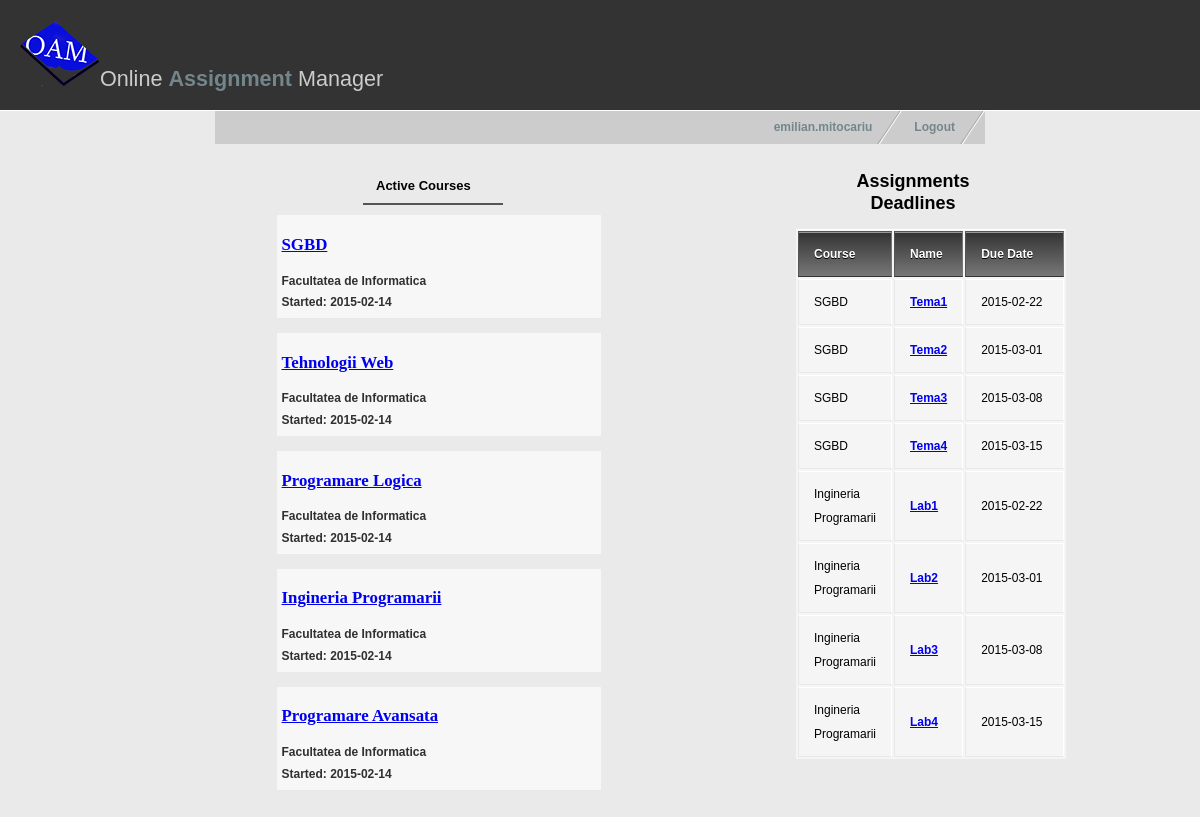
/studentindex.php (signed in), run on the app's committed database.
### tables this page shows
CREATE TABLE Assignment(
  IdAssignment INT(10) PRIMARY KEY,
  IdMaterie INT(10) NOT NULL,
  Titlu VARCHAR(30) NOT NULL,
  Descriere VARCHAR(255),
  AssignDate DATE NOT NULL,
  DueDate DATE NOT NULL,
  Punctaj DECIMAL(3) NOT NULL,
  Path VARCHAR(255),
  FOREIGN KEY(IdMaterie) REFERENCES Materie(IdMaterie)
  );

CREATE TABLE Materie(
  IdMaterie INT(10) PRIMARY KEY,
  Nume VARCHAR(50) NOT NULL,
  Semestru INT(1),
  Descriere VARCHAR(255)
  );

### studentindex.php (the view, shortened to what this page needs)
<!DOCTYPE html>
<?php
  $username = $_SESSION['username'];
?>
<html xmlns="http://www.w3.org/1999/xhtml" xml:lang="en" lang="en">
<head>
<link href="style.css" rel="stylesheet" type="text/css" />
</head>
<body>
<div id="header">
  <h1><img src="images/oamlogo3.png" alt="" />Online <span style="font-weight:bold; color:#73868C;">Assignment</span> Manager</h1>
</div>
<div id="container">
    <ul id="nav">
      <li><a href="index.html">Logout</a></li>
      <li><a href="#"><?php echo $username ?></a></li>
    </ul>
  <div id="contentleft">
    <ul id="nav2" style="margin-left: 100px">
      <li><a href="studentindex.php" style="color: #000;">Active Courses</a></li>
    </ul>
    <?php
    $result = mysql_query("SELECT materie.Nume AS n, student_materie.StartDate AS d FROM materie JOIN student_materie ON materie.IdMaterie=student_materie.IdMaterie
 JOIN student ON student_materie.IdStudent=student.IdStudent
 JOIN account ON student.IdAccount=account.IdAccount
 WHERE account.Username = '$username' AND student_materie.Status='In Curs'");
    while($line = mysql_fetch_array($result, MYSQL_ASSOC)) {
      echo '<div class="coursebox">
      <h3><a href="studentcourse.php?name=',$line["n"],'">',$line["n"],'</a><h3>
      <h4>Facultatea de Informatica</h4>
      <h4>Started: ' ,$line["d"],'<h4>
    </div>';
    }
    ?>
  </div>
  <div id="contentright">
    <h2>Assignments Deadlines</h2>
    <table>
      <thead>
        <tr>
          <th>Course</th>
          <th>Name</th>
          <th>Due Date</th>
        </tr>
      </thead>
      <tbody>
        <?php
    $result = mysql_query("SELECT assignment.Titlu AS titlu, assignment.DueDate AS due, assignment.Path AS path, materie.Nume AS name
      FROM assignment JOIN materie ON assignment.IdMaterie = materie.IdMaterie WHERE assignment.DueDate < '2015-03-19';");
    while($line = mysql_fetch_array($result, MYSQL_ASSOC)) {
    echo '<tr>
          <td>',$line["name"],'</td>
          <td><a href="',$line["path"],'"><strong>',$line["titlu"],'</strong></a></td>
          <td width = 70px;>',$line["due"],'</td>
        </tr>';
         }
         ?>
      </tbody>
    </table>
  </div>
</div>
</body>
</html>

### style.css (style rules this page uses)
body { margin: 0; padding: 0; font: 75% tahoma, Verdana, Arial, sans-serif; line-height: 1.8em; background: #eaeaea url(images/bg.jpg) top left repeat-x; }
#header { background: #333; padding: 20px; border-bottom: 1px solid #fff; }
#header h1 { padding: 0; margin: 0; font-family: Georgia, sans-serif; font-weight: normal; font-size: 180%; color: #ccc; }
#container { width: 770px; margin: 0 auto; padding: 0; }
#nav { float: right; width: 100%; margin: 0; padding: 0px; list-style: none; background: #ccc; }
#nav li { float: right; margin: 0; padding: 0; }
#nav a { float:left; display: block; padding: 0.5em 2.5em 0.5em 1em; text-decoration: none; font-weight: bold; font-size: 100%; color: #73868c; background: #ccc url(images/nav_slant.gif) no-repeat top right; }
#nav2 { width: 100%; padding: 0; list-style: none; padding: 0 0 0 3em; }
#nav2 a { float: left; display: block; padding: 0.7em 2.5em 0.5em 1em; text-decoration: none; font-weight: bold; font-size: 100%; color: #73868c; border-bottom: 2px solid #555; margin-bottom:10px; font-size: 13px; }
.coursebox { float: left; width: 70%; margin-left: 50px; margin-bottom: 15px; background: #f7f7f7; color: #303030; padding: 1% 1%; }
#contentleft { float: left; margin-top: 10px; width: 450px; padding: 0 1em 1em 1em; }
#contentright { margin-top: 0px; float: right; width: 230px; padding: 1em 1em 1em 2em; }
table { background: #f5f5f5; border-collapse: separate; box-shadow: inset 0 1px 0 #fff; font-size: 12px; line-height: 24px; margin-left: 53px; text-align: left; width: 270px; }
th { background: linear-gradient(#333, #777); border-left: 1px solid #555; border-right: 1px solid #777; border-top: 1px solid #555; border-bottom: 1px solid #333; box-shadow: inset 0 1px 0 #999; color: #fff; font-weight: bold; padding: 10px 15px; position: relative; text-shadow: 0 1px 0 #000; }
td { border-right: 1px solid #fff; border-left: 1px solid #e8e8e8; border-top: 1px solid #fff; border-bottom: 1px solid #e8e8e8; padding: 10px 15px; position: relative; }
h1 { font-family: Georgia, serif; font-size: 180%; padding: 30px 0 10px 0; color: #73868c; }
h2 { font-family: helvetica, Verdana, Arial; font-size: 150%; text-align: center; padding-left: 40px; }
#contentright h2 { margin-left: 70px; }
h3 a { font-family: Georgia, serif; font-size: 120%; text-decoration : underline; }
h4 { font-family: helvetica, Verdana, Arial; font-size: 100%; margin: 0 0 0 0; }

### data on the page
assignment: IdMaterie.Nume "SGBD", Titlu "Tema1", DueDate "2015-02-22"
assignment: IdMaterie.Nume "SGBD", Titlu "Tema2", DueDate "2015-03-01"
assignment: IdMaterie.Nume "SGBD", Titlu "Tema3", DueDate "2015-03-08"
assignment: IdMaterie.Nume "SGBD", Titlu "Tema4", DueDate "2015-03-15"
assignment: IdMaterie.Nume "Ingineria Programarii", Titlu "Lab1", DueDate "2015-02-22"
assignment: IdMaterie.Nume "Ingineria Programarii", Titlu "Lab2", DueDate "2015-03-01"
assignment: IdMaterie.Nume "Ingineria Programarii", Titlu "Lab3", DueDate "2015-03-08"
assignment: IdMaterie.Nume "Ingineria Programarii", Titlu "Lab4", DueDate "2015-03-15"

### other printed values
$username "emilian.mitocariu"
$line["n"] "SGBD"
$line["d"] "2015-02-14"
$line["n"] "Tehnologii Web"
$line["n"] "Programare Logica"
$line["n"] "Ingineria Programarii"
$line["n"] "Programare Avansata"
